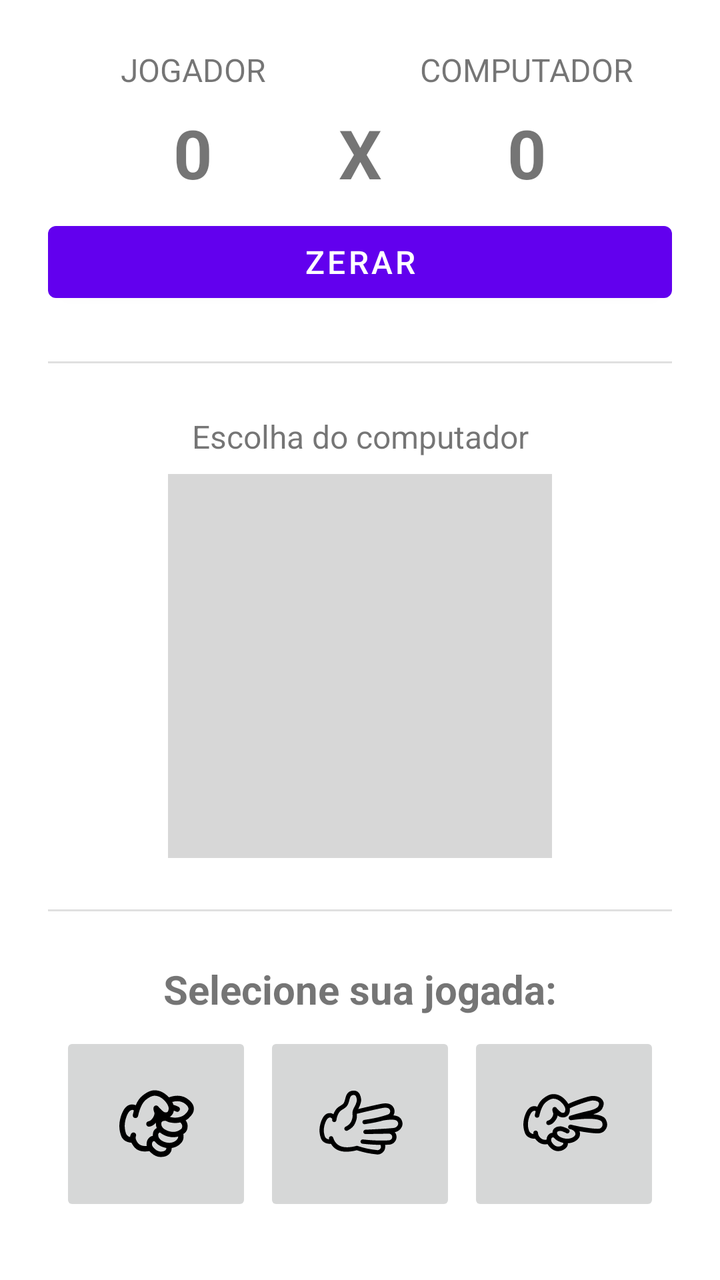
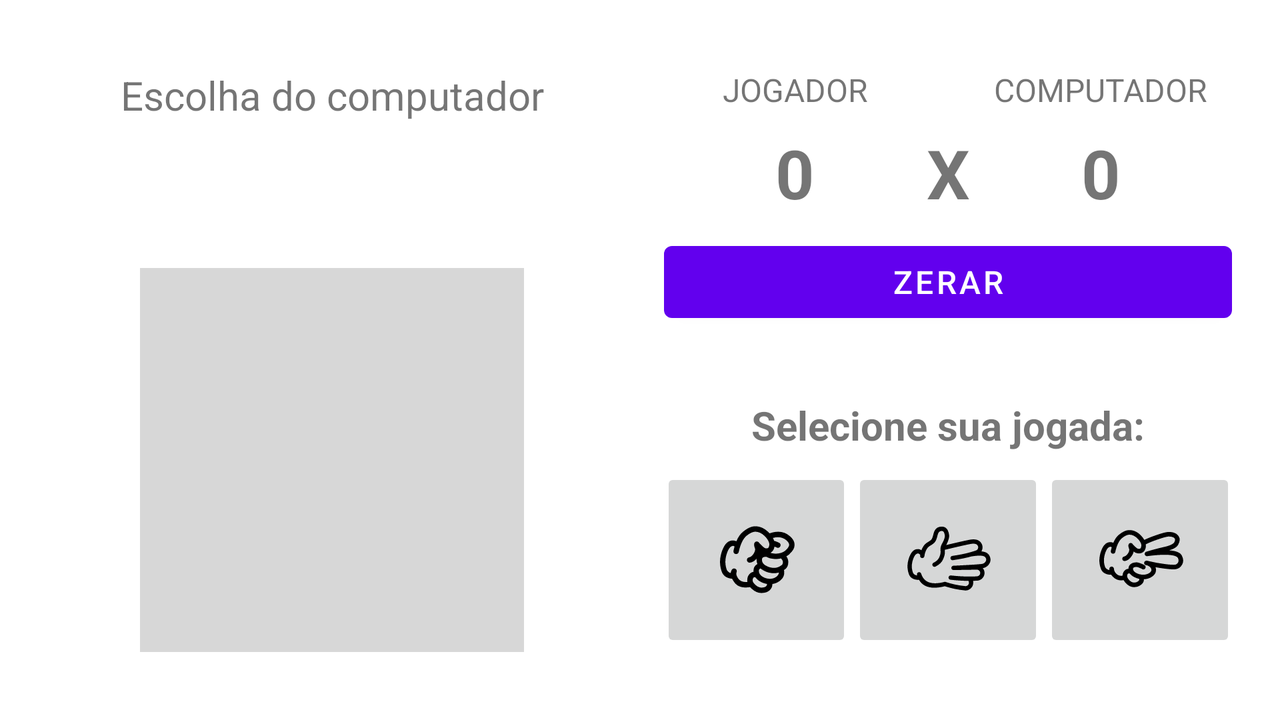

Two renders of one Android screen. The first uses the default layout on a phone; the second uses the alternative layout the repository ships for a different screen configuration, on a matching device. The two XML files are below.
<!-- AndroidManifest.xml: application theme Theme.JoKenPo -->
<!-- res/layout/fragment_jo_ken_po.xml -->
<?xml version="1.0" encoding="utf-8"?>
<androidx.constraintlayout.widget.ConstraintLayout xmlns:android="http://schemas.android.com/apk/res/android"
    xmlns:app="http://schemas.android.com/apk/res-auto"
    xmlns:tools="http://schemas.android.com/tools"
    android:layout_width="match_parent"
    android:layout_height="match_parent"
    tools:context=".ui.jokenpo.JoKenPoFragment">

    <androidx.constraintlayout.widget.ConstraintLayout
        android:id="@+id/scoreboard_constraintLayout"
        android:layout_width="0dp"
        android:layout_height="wrap_content"
        android:layout_marginStart="24dp"
        android:layout_marginTop="24dp"
        android:layout_marginEnd="24dp"
        app:layout_constraintEnd_toEndOf="parent"
        app:layout_constraintHorizontal_bias="1.0"
        app:layout_constraintStart_toStartOf="parent"
        app:layout_constraintTop_toTopOf="parent">

        <TextView
            android:id="@+id/player_label_scoreboard_textView"
            android:layout_width="wrap_content"
            android:layout_height="wrap_content"
            android:text="@string/player_label_text_scoreboard"
            android:textAlignment="center"
            android:textSize="16sp"
            app:layout_constraintEnd_toEndOf="@+id/player_score_textView"
            app:layout_constraintStart_toStartOf="@+id/player_score_textView"
            app:layout_constraintTop_toTopOf="parent" />

        <TextView
            android:id="@+id/computer_label_scoreboard_textView"
            android:layout_width="wrap_content"
            android:layout_height="wrap_content"
            android:text="@string/computer_label_text_scoreboard"
            android:textAlignment="center"
            android:textSize="16sp"
            app:layout_constraintEnd_toEndOf="@+id/computer_score_textView"
            app:layout_constraintStart_toStartOf="@+id/computer_score_textView"
            app:layout_constraintTop_toTopOf="parent" />

        <TextView
            android:id="@+id/player_score_textView"
            android:layout_width="wrap_content"
            android:layout_height="wrap_content"
            android:layout_marginTop="8dp"
            android:text="@string/player_scoreboard_initial_value"
            android:textAlignment="center"
            android:textSize="34sp"
            android:textStyle="bold"
            app:layout_constraintEnd_toStartOf="@+id/scoreboard_scores_separator_TextView"
            app:layout_constraintHorizontal_bias="0.5"
            app:layout_constraintStart_toStartOf="parent"
            app:layout_constraintTop_toBottomOf="@+id/player_label_scoreboard_textView" />

        <TextView
            android:id="@+id/scoreboard_scores_separator_TextView"
            android:layout_width="wrap_content"
            android:layout_height="wrap_content"
            android:text="@string/scoreboard_scores_separator"
            android:textAlignment="center"
            android:textSize="34sp"
            android:textStyle="bold"
            app:layout_constraintBottom_toBottomOf="@+id/computer_score_textView"
            app:layout_constraintEnd_toStartOf="@+id/computer_score_textView"
            app:layout_constraintHorizontal_bias="0.5"
            app:layout_constraintStart_toEndOf="@+id/player_score_textView"
            app:layout_constraintTop_toTopOf="@+id/computer_score_textView" />

        <TextView
            android:id="@+id/computer_score_textView"
            android:layout_width="wrap_content"
            android:layout_height="wrap_content"
            android:layout_marginTop="8dp"
            android:text="@string/computer_scoreboard_initial_value"
            android:textAlignment="center"
            android:textSize="34sp"
            android:textStyle="bold"
            app:layout_constraintEnd_toEndOf="parent"
            app:layout_constraintHorizontal_bias="0.5"
            app:layout_constraintStart_toEndOf="@+id/scoreboard_scores_separator_TextView"
            app:layout_constraintTop_toBottomOf="@+id/computer_label_scoreboard_textView" />

        <Button
            android:id="@+id/reset_scoreboard_button"
            android:layout_width="0dp"
            android:layout_height="wrap_content"
            android:layout_marginTop="8dp"
            android:onClick="resetScoreboard"
            android:text="@string/reset_scoreboard_button_text"
            android:textSize="16sp"
            app:layout_constraintBottom_toBottomOf="parent"
            app:layout_constraintEnd_toEndOf="parent"
            app:layout_constraintStart_toStartOf="parent"
            app:layout_constraintTop_toBottomOf="@+id/scoreboard_scores_separator_TextView" />

    </androidx.constraintlayout.widget.ConstraintLayout>

    <View
        android:id="@+id/scoreboard_computerChoise_divider"
        android:layout_width="match_parent"
        android:layout_height="1dp"
        android:layout_marginStart="24dp"
        android:layout_marginEnd="24dp"
        android:background="?android:attr/listDivider"
        app:layout_constraintBottom_toTopOf="@+id/computer_choice_constraintLayout"
        app:layout_constraintEnd_toEndOf="parent"
        app:layout_constraintStart_toStartOf="parent"
        app:layout_constraintTop_toBottomOf="@+id/scoreboard_constraintLayout" />

    <androidx.constraintlayout.widget.ConstraintLayout
        android:id="@+id/computer_choice_constraintLayout"
        android:layout_width="0dp"
        android:layout_height="wrap_content"
        android:layout_marginStart="24dp"
        android:layout_marginEnd="24dp"
        app:layout_constraintBottom_toTopOf="@+id/player_choice_constraintLayout"
        app:layout_constraintEnd_toEndOf="parent"
        app:layout_constraintHorizontal_bias="0.5"
        app:layout_constraintStart_toStartOf="parent"
        app:layout_constraintTop_toBottomOf="@+id/scoreboard_constraintLayout">

        <TextView
            android:id="@+id/computer_choice_textView"
            android:layout_width="wrap_content"
            android:layout_height="wrap_content"
            android:text="@string/computer_choice_label_text"
            android:textAlignment="center"
            android:textSize="16sp"
            app:layout_constraintEnd_toEndOf="parent"
            app:layout_constraintStart_toStartOf="parent"
            app:layout_constraintTop_toTopOf="parent" />

        <ImageView
            android:id="@+id/computer_choice_imageView"
            android:layout_width="192dp"
            android:layout_height="192dp"
            android:layout_marginTop="8dp"
            android:contentDescription="@string/computer_choice_label_text"
            app:layout_constraintBottom_toBottomOf="parent"
            app:layout_constraintEnd_toEndOf="parent"
            app:layout_constraintStart_toStartOf="parent"
            app:layout_constraintTop_toBottomOf="@+id/computer_choice_textView"
            app:srcCompat="@color/computer_choose_empty_background_color" />
    </androidx.constraintlayout.widget.ConstraintLayout>

    <View
        android:id="@+id/computerChoice_playerChoice_divider"
        android:layout_width="match_parent"
        android:layout_height="1dp"
        android:layout_marginStart="24dp"
        android:layout_marginEnd="24dp"
        android:background="?android:attr/listDivider"
        app:layout_constraintBottom_toTopOf="@+id/player_choice_constraintLayout"
        app:layout_constraintEnd_toEndOf="parent"
        app:layout_constraintStart_toStartOf="parent"
        app:layout_constraintTop_toBottomOf="@+id/computer_choice_constraintLayout" />

    <androidx.constraintlayout.widget.ConstraintLayout
        android:id="@+id/player_choice_constraintLayout"
        android:layout_width="0dp"
        android:layout_height="wrap_content"
        android:layout_marginStart="24dp"
        android:layout_marginEnd="24dp"
        android:layout_marginBottom="24dp"
        app:layout_constraintBottom_toBottomOf="parent"
        app:layout_constraintEnd_toEndOf="parent"
        app:layout_constraintHorizontal_bias="0.5"
        app:layout_constraintStart_toStartOf="parent">

        <TextView
            android:id="@+id/player_choice_textView"
            android:layout_width="wrap_content"
            android:layout_height="wrap_content"
            android:text="@string/player_choice_label_text"
            android:textAlignment="center"
            android:textSize="20sp"
            android:textStyle="bold"
            app:layout_constraintEnd_toEndOf="parent"
            app:layout_constraintStart_toStartOf="parent"
            app:layout_constraintTop_toTopOf="parent" />

        <ImageButton
            android:id="@+id/rock_imageButton"
            android:layout_width="wrap_content"
            android:layout_height="wrap_content"
            android:layout_marginTop="8dp"
            android:layout_marginBottom="8dp"
            android:contentDescription="@string/rock"
            android:onClick="playRock"
            app:layout_constraintBottom_toTopOf="@+id/play_again_button"
            app:layout_constraintEnd_toStartOf="@+id/paper_imageButton"
            app:layout_constraintHorizontal_bias="0.5"
            app:layout_constraintStart_toStartOf="parent"
            app:layout_constraintTop_toBottomOf="@+id/player_choice_textView"
            app:srcCompat="@drawable/ic_rock_72" />

        <ImageButton
            android:id="@+id/paper_imageButton"
            android:layout_width="wrap_content"
            android:layout_height="wrap_content"
            android:layout_marginTop="8dp"
            android:layout_marginBottom="8dp"
            android:contentDescription="@string/paper"
            android:onClick="playPaper"
            app:layout_constraintBottom_toTopOf="@+id/play_again_button"
            app:layout_constraintEnd_toStartOf="@+id/scissors_imageButton"
            app:layout_constraintHorizontal_bias="0.5"
            app:layout_constraintStart_toEndOf="@+id/rock_imageButton"
            app:layout_constraintTop_toBottomOf="@+id/player_choice_textView"
            app:srcCompat="@drawable/ic_paper_72" />

        <ImageButton
            android:id="@+id/scissors_imageButton"
            android:layout_width="wrap_content"
            android:layout_height="wrap_content"
            android:layout_marginTop="8dp"
            android:layout_marginBottom="8dp"
            android:contentDescription="@string/scissors"
            android:onClick="playScissors"
            app:layout_constraintBottom_toTopOf="@+id/play_again_button"
            app:layout_constraintEnd_toEndOf="parent"
            app:layout_constraintHorizontal_bias="0.5"
            app:layout_constraintStart_toEndOf="@+id/paper_imageButton"
            app:layout_constraintTop_toBottomOf="@+id/player_choice_textView"
            app:srcCompat="@drawable/ic_scissors_72" />

        <Button
            android:id="@+id/play_again_button"
            android:layout_width="0dp"
            android:layout_height="wrap_content"
            android:onClick="playAgain"
            android:text="@string/play_again_button_text"
            android:textSize="16sp"
            android:visibility="gone"
            app:layout_constraintBottom_toBottomOf="parent"
            app:layout_constraintEnd_toEndOf="parent"
            app:layout_constraintHorizontal_bias="0.0"
            app:layout_constraintStart_toStartOf="parent" />
    </androidx.constraintlayout.widget.ConstraintLayout>
</androidx.constraintlayout.widget.ConstraintLayout>
<!-- resources referenced by this layout -->
<resources>
  <color name="computer_choose_empty_background_color">#D7D7D7</color>
  <!-- drawable ic_paper_72: vector/xml drawable (drawable-v24, 4676 chars, omitted) -->
  <!-- drawable ic_rock_72: vector/xml drawable (drawable-v24, 6053 chars, omitted) -->
  <!-- drawable ic_scissors_72: vector/xml drawable (drawable-v24, 5413 chars, omitted) -->
  <string name="computer_choice_label_text">Escolha do computador</string>
  <string name="computer_label_text_scoreboard">COMPUTADOR</string>
  <string name="computer_scoreboard_initial_value">0</string>
  <string name="paper">Papel</string>
  <string name="play_again_button_text">Jogar novamente</string>
  <string name="player_choice_label_text">Selecione sua jogada:</string>
  <string name="player_label_text_scoreboard">JOGADOR</string>
  <string name="player_scoreboard_initial_value">0</string>
  <string name="reset_scoreboard_button_text">ZERAR</string>
  <string name="rock">Pedra</string>
  <string name="scissors">Tesoura</string>
  <string name="scoreboard_scores_separator">X</string>
  <style name="Theme.JoKenPo" parent="Theme.MaterialComponents.DayNight.DarkActionBar">
          
          <item name="colorPrimary">@color/purple_500</item>
          <item name="colorPrimaryVariant">@color/purple_700</item>
          <item name="colorOnPrimary">@color/white</item>
          
          <item name="colorSecondary">@color/teal_200</item>
          <item name="colorSecondaryVariant">@color/teal_700</item>
          <item name="colorOnSecondary">@color/black</item>
          
          <item name="android:statusBarColor" tools:targetApi="l">?attr/colorPrimaryVariant</item>
          
      </style>
  <color name="purple_500">#FF6200EE</color>
  <color name="purple_700">#FF3700B3</color>
  <color name="white">#FFFFFFFF</color>
  <color name="teal_200">#FF03DAC5</color>
  <color name="teal_700">#FF018786</color>
  <color name="black">#FF000000</color>
</resources>
<!-- res/layout-land/fragment_jo_ken_po.xml (the repository's variant of the layout above) -->
<!-- drawn on the phone turned sideways -->
<?xml version="1.0" encoding="utf-8"?>
<androidx.constraintlayout.widget.ConstraintLayout xmlns:android="http://schemas.android.com/apk/res/android"
    xmlns:app="http://schemas.android.com/apk/res-auto"
    xmlns:tools="http://schemas.android.com/tools"
    android:layout_width="match_parent"
    android:layout_height="match_parent"
    tools:context=".ui.jokenpo.JoKenPoFragment">

    <androidx.constraintlayout.widget.ConstraintLayout
        android:id="@+id/scoreboard_constraintLayout"
        android:layout_width="0dp"
        android:layout_height="wrap_content"
        android:layout_marginStart="12dp"
        android:layout_marginEnd="24dp"
        app:layout_constraintBottom_toTopOf="@+id/player_choice_constraintLayout"
        app:layout_constraintEnd_toEndOf="parent"
        app:layout_constraintHorizontal_bias="0.5"
        app:layout_constraintStart_toEndOf="@+id/computer_choice_constraintLayout"
        app:layout_constraintTop_toTopOf="parent">

        <TextView
            android:id="@+id/player_label_scoreboard_textView"
            android:layout_width="wrap_content"
            android:layout_height="wrap_content"
            android:text="@string/player_label_text_scoreboard"
            android:textAlignment="center"
            android:textSize="16sp"
            app:layout_constraintEnd_toEndOf="@+id/player_score_textView"
            app:layout_constraintStart_toStartOf="@+id/player_score_textView"
            app:layout_constraintTop_toTopOf="parent" />

        <TextView
            android:id="@+id/computer_label_scoreboard_textView"
            android:layout_width="wrap_content"
            android:layout_height="wrap_content"
            android:text="@string/computer_label_text_scoreboard"
            android:textAlignment="center"
            android:textSize="16sp"
            app:layout_constraintEnd_toEndOf="@+id/computer_score_textView"
            app:layout_constraintStart_toStartOf="@+id/computer_score_textView"
            app:layout_constraintTop_toTopOf="parent" />

        <TextView
            android:id="@+id/player_score_textView"
            android:layout_width="wrap_content"
            android:layout_height="wrap_content"
            android:layout_marginTop="8dp"
            android:text="@string/player_scoreboard_initial_value"
            android:textAlignment="center"
            android:textSize="34sp"
            android:textStyle="bold"
            app:layout_constraintEnd_toStartOf="@+id/scoreboard_scores_separator_TextView"
            app:layout_constraintHorizontal_bias="0.5"
            app:layout_constraintStart_toStartOf="parent"
            app:layout_constraintTop_toBottomOf="@+id/player_label_scoreboard_textView" />

        <TextView
            android:id="@+id/scoreboard_scores_separator_TextView"
            android:layout_width="wrap_content"
            android:layout_height="wrap_content"
            android:text="@string/scoreboard_scores_separator"
            android:textAlignment="center"
            android:textSize="34sp"
            android:textStyle="bold"
            app:layout_constraintBottom_toBottomOf="@+id/computer_score_textView"
            app:layout_constraintEnd_toStartOf="@+id/computer_score_textView"
            app:layout_constraintHorizontal_bias="0.5"
            app:layout_constraintStart_toEndOf="@+id/player_score_textView"
            app:layout_constraintTop_toTopOf="@+id/computer_score_textView" />

        <TextView
            android:id="@+id/computer_score_textView"
            android:layout_width="wrap_content"
            android:layout_height="wrap_content"
            android:layout_marginTop="8dp"
            android:text="@string/computer_scoreboard_initial_value"
            android:textAlignment="center"
            android:textSize="34sp"
            android:textStyle="bold"
            app:layout_constraintEnd_toEndOf="parent"
            app:layout_constraintHorizontal_bias="0.5"
            app:layout_constraintStart_toEndOf="@+id/scoreboard_scores_separator_TextView"
            app:layout_constraintTop_toBottomOf="@+id/computer_label_scoreboard_textView" />

        <Button
            android:id="@+id/reset_scoreboard_button"
            android:layout_width="0dp"
            android:layout_height="wrap_content"
            android:layout_marginTop="8dp"
            android:onClick="resetScoreboard"
            android:text="@string/reset_scoreboard_button_text"
            android:textSize="16sp"
            app:layout_constraintBottom_toBottomOf="parent"
            app:layout_constraintEnd_toEndOf="parent"
            app:layout_constraintStart_toStartOf="parent"
            app:layout_constraintTop_toBottomOf="@+id/scoreboard_scores_separator_TextView" />

    </androidx.constraintlayout.widget.ConstraintLayout>

    <androidx.constraintlayout.widget.ConstraintLayout
        android:id="@+id/player_choice_constraintLayout"
        android:layout_width="0dp"
        android:layout_height="wrap_content"
        app:layout_constraintBottom_toBottomOf="parent"
        app:layout_constraintEnd_toEndOf="@+id/scoreboard_constraintLayout"
        app:layout_constraintHorizontal_bias="0.5"
        app:layout_constraintStart_toStartOf="@+id/scoreboard_constraintLayout"
        app:layout_constraintTop_toBottomOf="@+id/scoreboard_constraintLayout">

        <TextView
            android:id="@+id/player_choice_textView"
            android:layout_width="wrap_content"
            android:layout_height="wrap_content"
            android:text="@string/player_choice_label_text"
            android:textAlignment="center"
            android:textSize="20sp"
            android:textStyle="bold"
            app:layout_constraintEnd_toEndOf="parent"
            app:layout_constraintStart_toStartOf="parent"
            app:layout_constraintTop_toTopOf="parent" />

        <ImageButton
            android:id="@+id/rock_imageButton"
            android:layout_width="wrap_content"
            android:layout_height="wrap_content"
            android:contentDescription="@string/rock"
            android:duplicateParentState="false"
            android:onClick="playRock"
            app:layout_constraintBottom_toBottomOf="@+id/paper_imageButton"
            app:layout_constraintEnd_toStartOf="@+id/paper_imageButton"
            app:layout_constraintHorizontal_bias="0.5"
            app:layout_constraintStart_toStartOf="parent"
            app:layout_constraintTop_toTopOf="@+id/paper_imageButton"
            app:srcCompat="@drawable/ic_rock_72" />

        <ImageButton
            android:id="@+id/paper_imageButton"
            android:layout_width="wrap_content"
            android:layout_height="wrap_content"
            android:layout_marginTop="8dp"
            android:contentDescription="@string/paper"
            android:onClick="playPaper"
            app:layout_constraintBottom_toBottomOf="parent"
            app:layout_constraintEnd_toStartOf="@+id/scissors_imageButton"
            app:layout_constraintHorizontal_bias="0.5"
            app:layout_constraintStart_toEndOf="@+id/rock_imageButton"
            app:layout_constraintTop_toBottomOf="@+id/player_choice_textView"
            app:srcCompat="@drawable/ic_paper_72" />

        <ImageButton
            android:id="@+id/scissors_imageButton"
            android:layout_width="wrap_content"
            android:layout_height="wrap_content"
            android:contentDescription="@string/scissors"
            android:onClick="playScissors"
            app:layout_constraintBottom_toBottomOf="@+id/paper_imageButton"
            app:layout_constraintEnd_toEndOf="parent"
            app:layout_constraintHorizontal_bias="0.5"
            app:layout_constraintStart_toEndOf="@+id/paper_imageButton"
            app:layout_constraintTop_toTopOf="@+id/paper_imageButton"
            app:srcCompat="@drawable/ic_scissors_72" />

    </androidx.constraintlayout.widget.ConstraintLayout>

    <androidx.constraintlayout.widget.ConstraintLayout
        android:id="@+id/computer_choice_constraintLayout"
        android:layout_width="0dp"
        android:layout_height="0dp"
        android:layout_marginStart="24dp"
        android:layout_marginEnd="12dp"
        app:layout_constraintBottom_toTopOf="@+id/constraintLayout2"
        app:layout_constraintEnd_toStartOf="@+id/scoreboard_constraintLayout"
        app:layout_constraintHorizontal_bias="0.5"
        app:layout_constraintStart_toStartOf="parent"
        app:layout_constraintTop_toTopOf="@+id/scoreboard_constraintLayout">

        <TextView
            android:id="@+id/computer_choice_textView"
            android:layout_width="wrap_content"
            android:layout_height="wrap_content"
            android:text="@string/computer_choice_label_text"
            android:textAlignment="center"
            android:textSize="20sp"
            app:layout_constraintEnd_toEndOf="parent"
            app:layout_constraintHorizontal_bias="0.5"
            app:layout_constraintStart_toStartOf="parent"
            app:layout_constraintTop_toTopOf="parent" />

        <ImageView
            android:id="@+id/computer_choice_imageView"
            android:layout_width="192dp"
            android:layout_height="192dp"
            android:contentDescription="@string/computer_choice_label_text"
            app:layout_constraintBottom_toBottomOf="parent"
            app:layout_constraintEnd_toEndOf="parent"
            app:layout_constraintHorizontal_bias="0.5"
            app:layout_constraintStart_toStartOf="parent"
            app:srcCompat="@color/computer_choose_empty_background_color" />
    </androidx.constraintlayout.widget.ConstraintLayout>

    <androidx.constraintlayout.widget.ConstraintLayout
        android:id="@+id/constraintLayout2"
        android:layout_width="0dp"
        android:layout_height="wrap_content"
        app:layout_constraintBottom_toBottomOf="@+id/player_choice_constraintLayout"
        app:layout_constraintEnd_toEndOf="@+id/computer_choice_constraintLayout"
        app:layout_constraintHorizontal_bias="0.5"
        app:layout_constraintStart_toStartOf="@+id/computer_choice_constraintLayout">

        <Button
            android:id="@+id/play_again_button"
            android:layout_width="0dp"
            android:layout_height="wrap_content"
            android:onClick="playAgain"
            android:text="@string/play_again_button_text"
            android:textSize="16sp"
            android:visibility="gone"
            app:layout_constraintBottom_toBottomOf="parent"
            app:layout_constraintEnd_toEndOf="parent"
            app:layout_constraintStart_toStartOf="parent" />
    </androidx.constraintlayout.widget.ConstraintLayout>

</androidx.constraintlayout.widget.ConstraintLayout>
